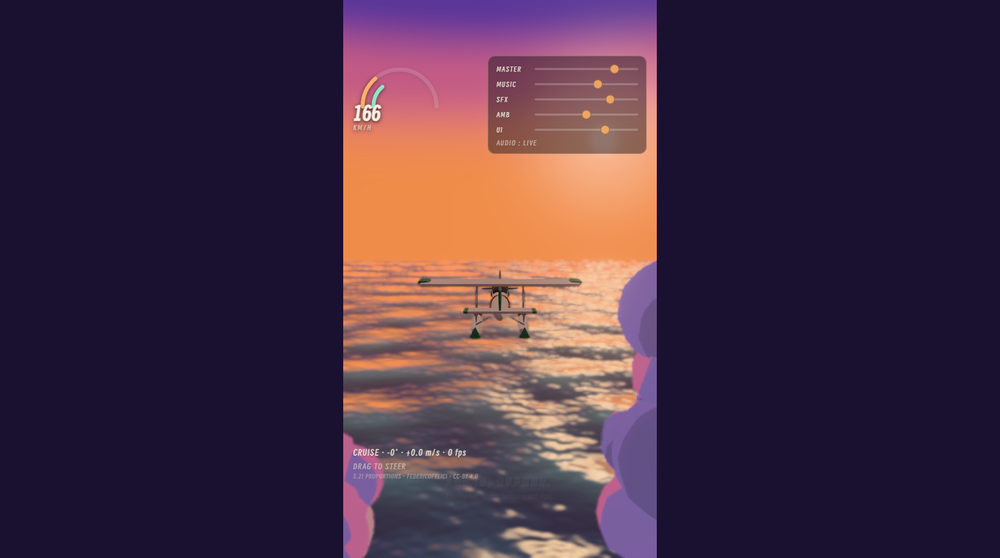
#> input picture artifacts/dome-audit/p1-fogged-off.png, 1000 x 558 px, shrunk from 1384 x 772 before the run
$ python analyze_horizon_isolation.py p1-fogged-off.png p1-fogged-on.png
#> lines starting #> are read from the running program, lines starting #| are printed output that depends on the picture
"""DOME-01 gate, isolation caliber — the only caliber that measures the patch.

WHY THIS REPLACES analyze_horizon.py FOR DOME-01
-----------------------------------------------
The committed gate compared `?dome=1` against `?dome=0&puff=0`. That pair turns
off the whole cloud deck together with the patch ring, and in the patch band the
two contributions have OPPOSITE signs:

    deck   +11.8  (on-frame is brighter)
    patch  -6.59  (on-frame is darker)
    net    +5.21  <- what the old gate actually measured

So the old criterion (`|on - off| > 20`) can never isolate the patch: making the
patch darker pushes the net *toward* zero. The probe band (rows 150-300) also
sat above the patch (screen rows ~105-165) and underneath the HUD panel, whose
label differs between the two pages (`AUDIO: LIVE` vs `AUDIO: TAP TO ENABLE`).

This analyzer instead takes the isolation pair: SAME page, SAME pose, SAME
elapsed time, with only `dome-horizon.visible` toggled in memory. Deck, HUD and
sky are then bit-identical, so the difference IS the patch ring.

Horizon detection uses the row-variance minimum on a central column band: the
summated sky has near-zero horizontal variance, the sea explodes into texture.
The old `max |d luma/d row|` detector locked onto a *sea texture edge* at row
~393 (98 px below the real waterline) and dragged the probe band with it.

Usage:
  python -I analyze_horizon_isolation.py on.png hidden.png
      [--rect x,y,w,h]        canvas rect inside a full-page frame (default: whole image)
      [--band-deg 9.7,16.3]   patch band in degrees above the horizon (design values)
      [--gate 20]             row-mean threshold to judge
"""
import json
import sys

import numpy as np
from PIL import Image

FOV_Y_DEG = 60.0            # camera.projectionMatrix-derived, not assumed
DEFAULT_BAND = (9.7, 16.3)  # spec: patch sits 9.7-16.3 deg above the waterline
HARD_LIMIT_ROW = 3.0        # per-pixel "this cell changed" threshold


def load(path):
    return np.asarray(Image.open(path).convert('RGB')).astype(np.float64)


def luminance(rgb):
    r, g, b = rgb[..., 0], rgb[..., 1], rgb[..., 2]
    return 0.2126 * r + 0.7152 * g + 0.0722 * b


def canvas_slice(shape, rect):
    if rect is None:
        return (slice(0, shape[0]), slice(0, shape[1]))
    x, y, w, h = rect
    x0, y0 = int(round(x)), int(round(y))
    x1, y1 = int(round(x + w)), int(round(y + h))
    return (slice(max(0, y0), min(shape[0], y1)), slice(max(0, x0), min(shape[1], x1)))


def mean(values):
    return float(np.mean(values)) if len(values) else 0.0


def segments(flags):
    out, start = [], None
    for i, f in enumerate(flags):
        if f and start is None:
            start = i
        elif not f and start is not None:
            out.append((start, i - 1))
            start = None
    if start is not None:
        out.append((start, len(flags) - 1))
    return out


def detect_horizon(luma_img):
    """Row-variance minimum on the central 50% of columns.

    Summated sky is horizontally flat (variance ~10-30); the sea carries wave
    texture (variance 60-400). The minimum on the sky side is the waterline.
    The central band avoids the HUD panel (right) and the speed ring (left).
    """
    cols = luma_img.shape[1]
    core = luma_img[:, int(0.25 * cols):int(0.75 * cols)]
    var = np.convolve(core.var(axis=1), np.ones(5) / 5, mode='same')
    lo = max(0, int(0.26 * luma_img.shape[0]))
    # 上界压在 0.46h：飞机机身（y≈380-470 @772）是平滑块，方差比海天线还低，
    # 会抢走 argmin。海天线在本 pose 稳定在 ~296（0.38h），留足余量。
    hi = min(len(var), int(0.46 * luma_img.shape[0]))
    return lo + int(np.argmin(var[lo:hi]))


def hud_check(diff, rows):
    """Panel-region probe (informational, NOT a pass/fail gate).

    The capture protocol hides `.porco-hud` on BOTH frames, so this region is
    plain sky and any non-zero value here is patch coverage, not HUD leakage.
    It only becomes evidence of contamination when a pair was captured with the
    HUD left visible — in that case compare with a HUD-hidden pair; a large
    difference in this region that does NOT appear in the patch band means the
    HUD was live and moving between the two shots.
    """
    h, w = diff.shape
    panel = diff[max(0, int(0.09 * h)):min(h, int(0.30 * h)),
                 int(0.47 * w):w]
    band = diff[rows[0]:rows[1], int(0.47 * w):w]
    return {
        'panel_region': [int(0.09 * h), int(0.30 * h), int(0.47 * w), int(w)],
        'panel_mean_abs': round(float(np.abs(panel).mean()), 4) if panel.size else None,
        'band_over_panel_mean_abs': round(float(np.abs(band).mean()), 4) if band.size else None,
        'verdict': 'informational — HUD is hidden during capture; non-zero = patch coverage',
    }


def main(argv):
    on, hidden = load(argv[1]), load(argv[2])
#> call 2 of load, with path = 'p1-fogged-on.png'
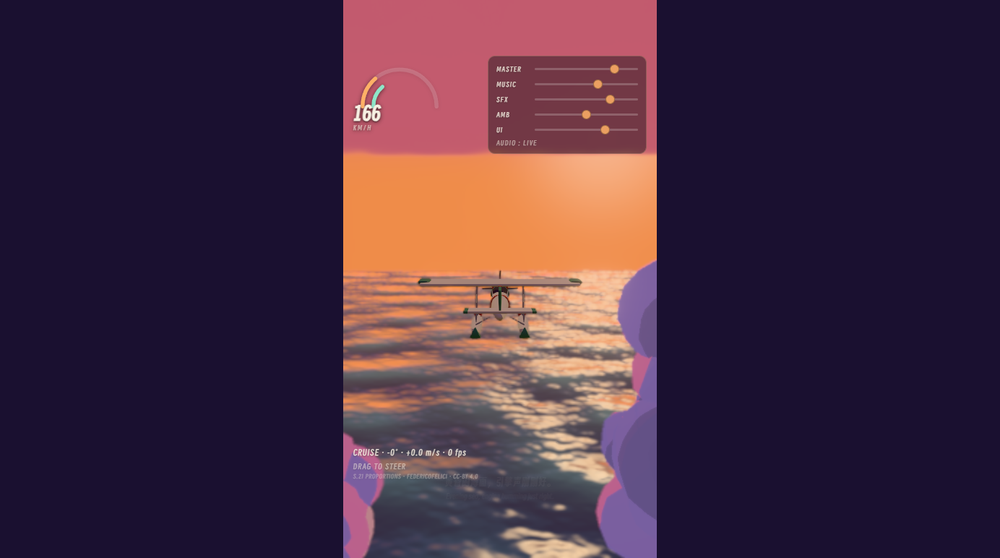
#> input picture artifacts/dome-audit/p1-fogged-on.png, 1000 x 558 px, shrunk from 1384 x 772 before the run
    if on.shape != hidden.shape:
        raise SystemExit(f'size mismatch: {on.shape} vs {hidden.shape}')

    rect = None
    band_deg = DEFAULT_BAND
    gate = 20.0
    args = argv[3:]
    if '--rect' in args:
        rect = tuple(float(v) for v in args[args.index('--rect') + 1].split(','))
    if '--band-deg' in args:
        band_deg = tuple(float(v) for v in args[args.index('--band-deg') + 1].split(','))
    if '--gate' in args:
        gate = float(args[args.index('--gate') + 1])

    sl = canvas_slice(on.shape, rect)
    on_c, hid_c = on[sl], hidden[sl]
    lon, lhid = luminance(on_c), luminance(hid_c)
#> in luminance (call 2), `return 0.2126 * r + 0.7152 * g + 0.0722 * b`:
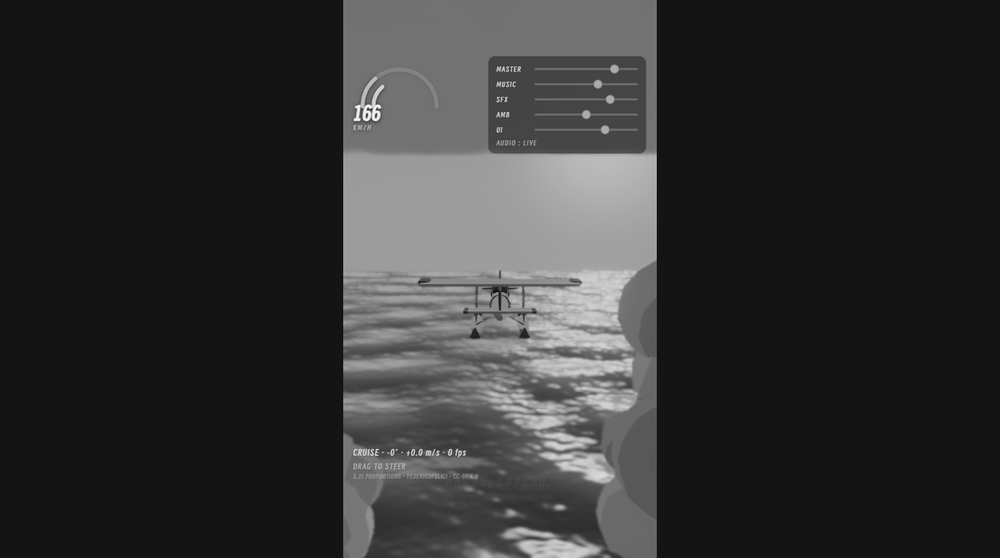
#> returned value: shape (558, 1000) float64; min 9.69, max 254.2, mean 51.6
    diff = lon - lhid                      # signed luma, 8-bit units
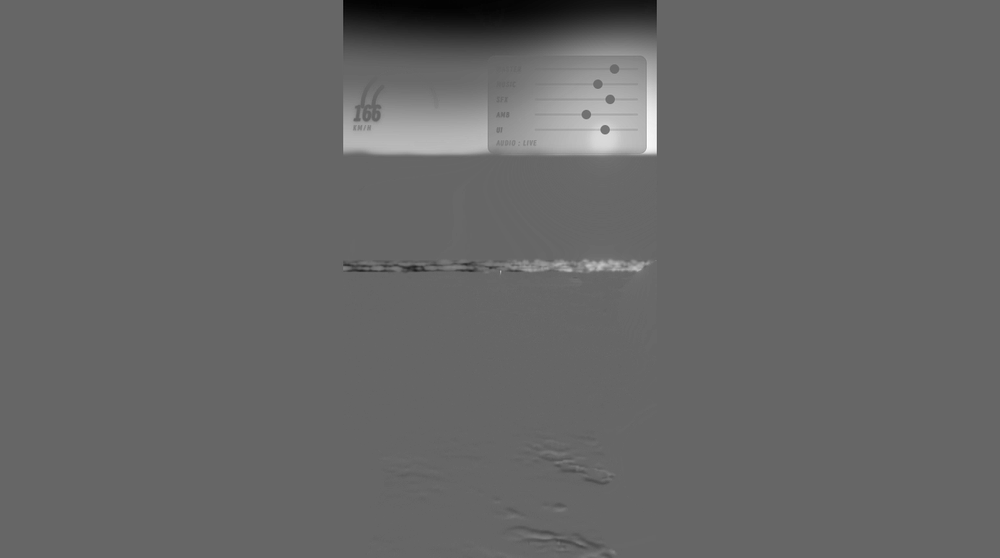
#> diff: shape (558, 1000) float64; min -45.82, max 68.51, mean 0.5; drawn with min black and max white

    h_px, w_px = lon.shape
#> h_px = 558; w_px = 1000
    ppd = h_px / FOV_Y_DEG                 # px per degree, derived from canvas height
#> ppd = 9.3
    # 地平线从 **patch-hidden** 帧测：on 帧的 patch 会抬高天空段方差，把谷底拽走。
    horizon = detect_horizon(lhid)
#> in detect_horizon, `core = luma_img[:, int(0.25 * cols):int(0.75 * cols)]`:
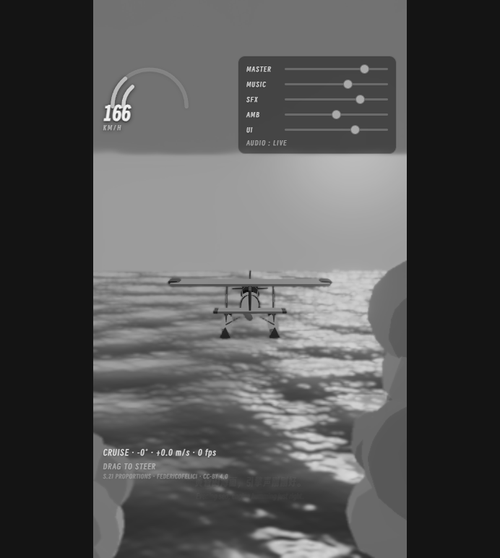
#> core: shape (558, 500) float64; min 9.69, max 254.2, mean 82.7
#> in detect_horizon, `var = np.convolve(core.var(axis=1), np.ones(5) / 5, mode='same')`: var = 558 values, max 5067.8 at index 160, min 965.6 at index 501, mean 2918.7
#> in detect_horizon, `hi = min(len(var), int(0.46 * luma_img.shape[0]))`: hi = 256
#> horizon = 147

    band_lo = max(0, horizon - int(round(band_deg[1] * ppd)))
#> band_lo = 0
    band_hi = min(h_px, horizon - int(round(band_deg[0] * ppd)))
#> band_hi = 57
    if band_hi <= band_lo:
        raise SystemExit(f'empty band: rows {band_lo}..{band_hi} (horizon {horizon})')

    rows = (band_lo, band_hi)
#> rows = (0, 57)
    band = diff[band_lo:band_hi]
    absd = np.abs(band)
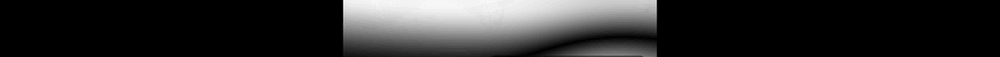
#> absd: shape (57, 1000) float64; min 0, max 45.82, mean 7.6; drawn with min black and max white

    row_mean_abs = np.abs(band.mean(axis=1))
#> row_mean_abs = 57 values, max 13.07 at index 0, min 0.0271 at index 51, mean 7.07
    row_mean_peak = float(row_mean_abs.max())
#> row_mean_peak = 13.07
    row_mean_peak_row = band_lo + int(np.argmax(row_mean_abs))
#> row_mean_peak_row = 0

    # Where the patch actually lands on screen (per-pixel footprint).
    rows_changed = np.where((absd > HARD_LIMIT_ROW).any(axis=1))[0]
#> rows_changed = 57 values from 0 to 56
    cols_changed = np.where((absd > HARD_LIMIT_ROW).any(axis=0))[0]
#> cols_changed = 314 values from 343 to 656
    footprint = {
        'rows': [int(rows_changed.min()) + band_lo, int(rows_changed.max()) + band_lo] if len(rows_changed) else None,
        'cols': [int(cols_changed.min()), int(cols_changed.max())] if len(cols_changed) else None,
        'pixels_over_3': int((absd > HARD_LIMIT_ROW).sum()),
        'pixels_total': int(absd.size),
        'area_pct_of_band': round(float((absd > HARD_LIMIT_ROW).mean()) * 100, 3),
    }
#> footprint = {'rows': [0, 56], 'cols': [343, 656], 'pixels_over_3': 17173, 'pixels_total': 57000, 'area_pct_of_band': 30.13}

    report = {
        'caliber': 'isolation — same page/pose/elapsed, only dome-horizon.visible toggled in memory',
        'canvas': [int(w_px), int(h_px)],
        'fov_y_deg': FOV_Y_DEG,
        'px_per_deg': round(ppd, 3),
        'horizon_row': int(horizon),
        'horizon_detector': 'row-variance minimum on central 50% columns',
        'patch_band_deg': [band_deg[0], band_deg[1]],
        'patch_band_rows': [int(band_lo), int(band_hi)],
        'row_mean': {
            'max_abs_diff': round(row_mean_peak, 3),
            'at_row': int(row_mean_peak_row),
            'rows_over_3': int((row_mean_abs > 3).sum()),
            'rows_over_gate': int((row_mean_abs > gate).sum()),
            'gate': gate,
        },
        'per_pixel': {
            'max_abs_diff': round(float(absd.max()), 3),
            'p99_abs_diff': round(float(np.percentile(absd, 99)), 3),
            'mean_abs_diff': round(float(absd.mean()), 3),
            'sign': '+' if float(band.mean()) > 0 else '-',
            'band_mean': round(float(band.mean()), 3),
        },
        'footprint': footprint,
        'hud_isolation': hud_check(diff, rows),
        'verdict': 'PASS' if row_mean_peak > gate else 'FAIL',
    }
#> in hud_check, `panel = diff[max(0, int(0.09 * h)):min(h, int(0.30 * h)), int(0.47 * w..`:
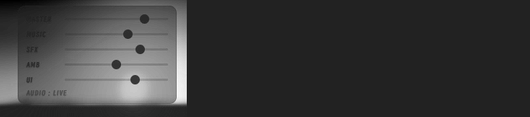
#> panel: shape (117, 530) float64; min -10.65, max 68.51, mean 7.3; drawn with min black and max white
#> in hud_check, `band = diff[rows[0]:rows[1], int(0.47 * w):w]`:
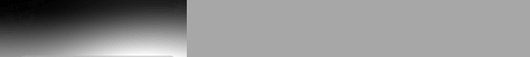
#> band: shape (57, 530) float64; min -44.4, max 23.27, mean -6.6; drawn with min black and max white
    print(json.dumps(report, indent=1))
#> (printed output is left out)


if __name__ == '__main__':
    main(sys.argv)
